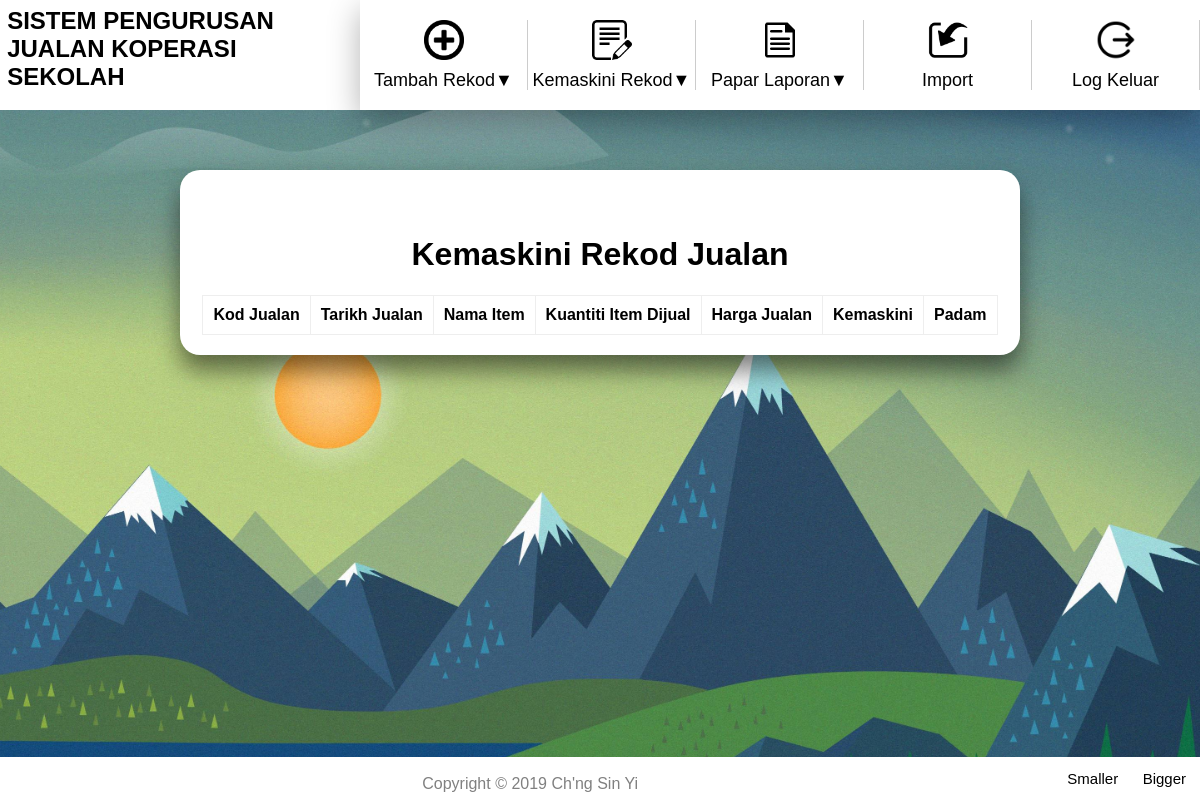
The app's page /viewRekodJualan.php, older data.
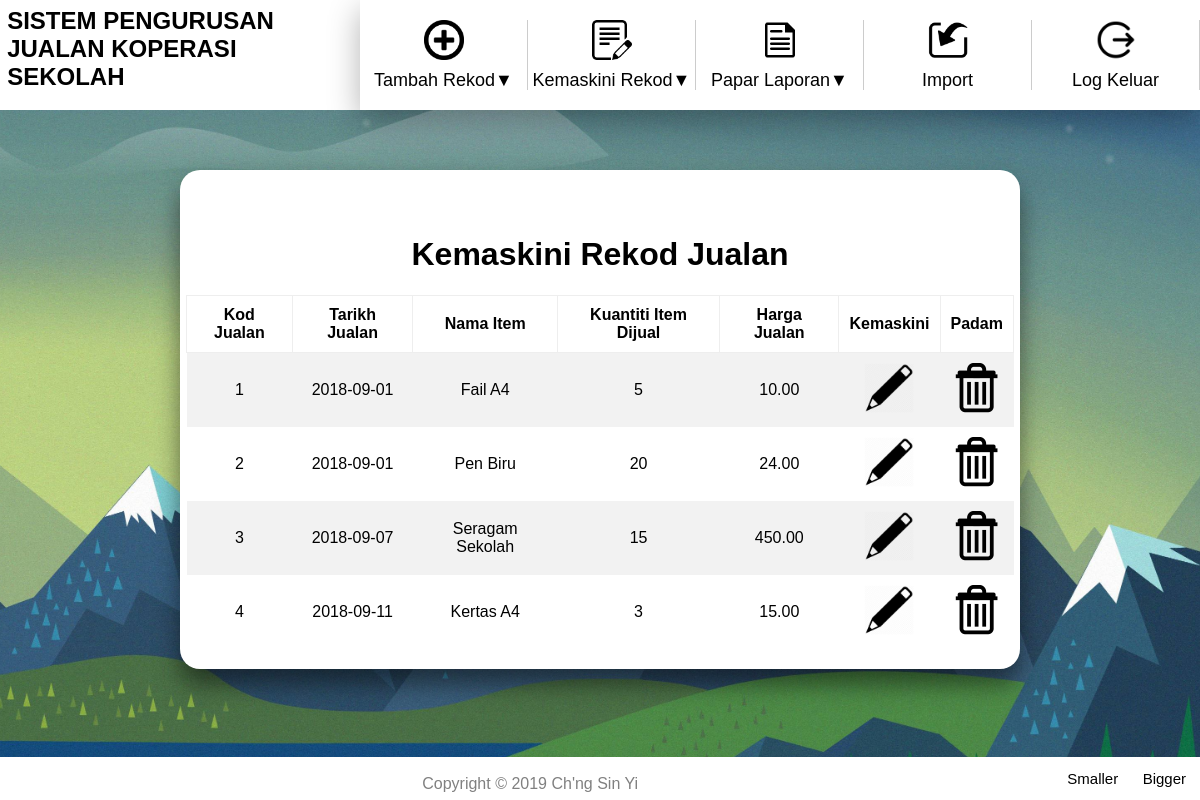
The same page, newer data.
### tables this page shows
CREATE TABLE `jualan` (
  `KodJualan` int(4) NOT NULL,
  `TarikhJualan` date NOT NULL,
  `KodItem` varchar(6) DEFAULT NULL,
  `KuantitiItemDijual` int(10) NOT NULL,
  `HargaJualan` decimal(8,2) NOT NULL,
  `IDPengguna` int(6) DEFAULT NULL
);

CREATE TABLE `item` (
  `KodItem` varchar(6) NOT NULL,
  `NamaItem` varchar(50) NOT NULL,
  `KodPembekal` varchar(5) DEFAULT NULL,
  `HargaPerItem` decimal(8,2) NOT NULL
);

### viewRekodJualan.php (the view, shortened to what this page needs)
<?php
    require 'header.php';
    include 'includes/dbh.inc.php';
?>
    <head>
        <link rel = "stylesheet" type = "text/css" href = "css/viewRekodJualan-style.css">
    </head>
    <body>
    <div class = "container">
        <h1>Kemaskini Rekod Jualan</h1>
        <form action = "" method = "POST">
            <?php
                $hasil = mysqli_query($conn ,"SELECT jualan.KodJualan, jualan.TarikhJualan, jualan.KuantitiItemDijual, jualan.HargaJualan, item.NamaItem FROM jualan INNER JOIN item ON jualan.KodItem=item.KodItem ORDER BY KodJualan ASC;")
                or die(mysqli_error($conn));
                echo "<table align = 'center' border='1' cellpadding='10'>";
                echo "<tr> <th>Kod Jualan</th> <th>Tarikh Jualan</th> <th>Nama Item</th> <th>Kuantiti Item Dijual</th> <th>Harga Jualan</th> <th>Kemaskini</th> <th>Padam</th></tr>";
                while ($row = mysqli_fetch_array($hasil)) {
                    $kodJualan = $row['KodJualan'];
                    $tarikhJualan = $row['TarikhJualan'];
                    $namaItem = $row['NamaItem'];
                    $kuantitiItemDijual = $row['KuantitiItemDijual'];
                    $hargaJualan = $row['HargaJualan'];
                    echo "<tr>";
                    echo '<td>' . $kodJualan . '</td>';
                    echo '<td>' . $tarikhJualan . '</td>';
                    echo '<td>' . $namaItem . '</td>';
                    echo '<td>' . $kuantitiItemDijual . '</td>';
                    echo '<td>' . $hargaJualan . '</td>';
                    echo '<td><a href="kemaskiniRekodJualan.php?kodJualan=' . $kodJualan . '"><img src="icons/edit.png" alt = "editIcon" class = "editIcon"></a></td>';
                    echo '<td><a href="includes/padamRekodJualan.inc.php?kodJualan=' . $kodJualan . '"><img src="icons/delete.png" alt = "deleteIcon" class = "deleteIcon"></a></td>';
                    echo "</tr>";
                }
                echo "</table>";
            ?>
        </form>
    </div>
<?php
    require 'footer.php';
?>

Row changes from the older to the newer data that the page shows:
added jualan: KodJualan "1", TarikhJualan "2018-09-01", KodItem.NamaItem "Fail A4", KuantitiItemDijual "5", HargaJualan "10.00"
added jualan: KodJualan "2", TarikhJualan "2018-09-01", KodItem.NamaItem "Pen Biru", KuantitiItemDijual "20", HargaJualan "24.00"
added jualan: KodJualan "3", TarikhJualan "2018-09-07", KodItem.NamaItem "Seragam Sekolah", KuantitiItemDijual "15", HargaJualan "450.00"
added jualan: KodJualan "4", TarikhJualan "2018-09-11", KodItem.NamaItem "Kertas A4", KuantitiItemDijual "3", HargaJualan "15.00"
